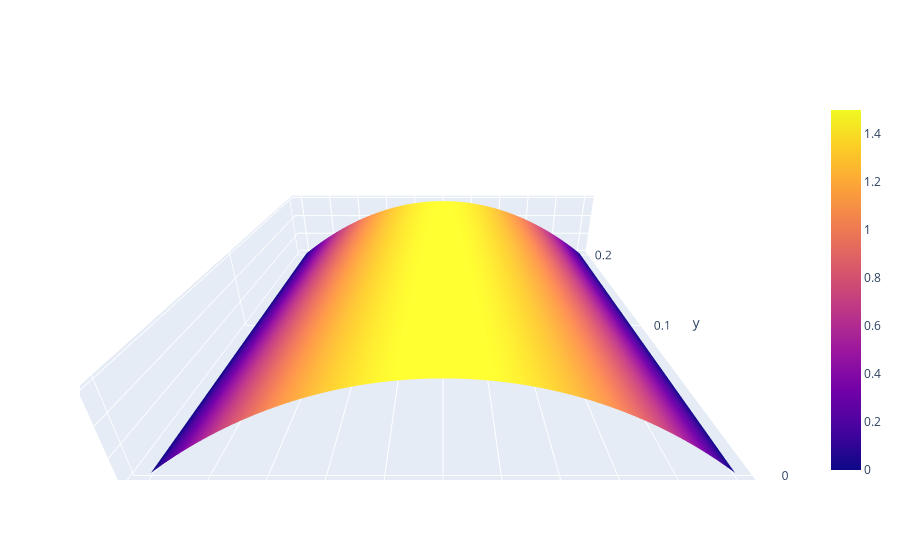

The notebook cell this image was saved under:
### Code cell
import plotly.graph_objects as go
t1 = np.arange(0, 1, 0.01)
fig = go.Figure(go.Surface(
#     contours = {
#         "x": {"show": True, "start": 1.5, "end": 2, "size": 0.04, "color":"white"},
#         "z": {"show": True, "start": 0.5, "end": 0.8, "size": 0.05}
#     },
    x = x,
    y = t1,
    z = s))
fig.update_layout(
        scene = {
            "xaxis": {"nticks": 20},
            "zaxis": {"nticks": 4},
            'camera_eye': {"x": 0, "y": -1, "z": 0.5},
            "aspectratio": {"x": 1, "y": 1, "z": 0.2}
        })
fig.show()
